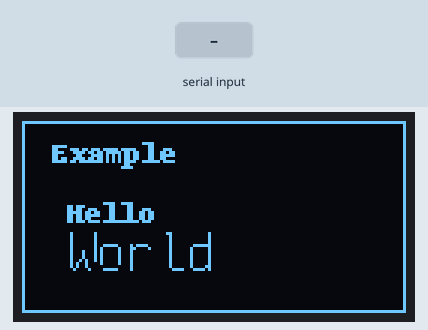
Simulated run of this program. Board: Raspberry Pi (BCM pin numbers). Shown: 128×64 one-colour display. The inputs (shaded band) are chosen by the test bench. Text uses the font file from the repository; what the program prints to the terminal is not drawn. At 1.5 s the program stops and its outputs stay as they are.

Above: at 1.3 s.
1.4 s: "1" typed at the terminal, then Enter
Timing chart, 0 to 3.0 s (numbered marks = the images above; inputs shaded):
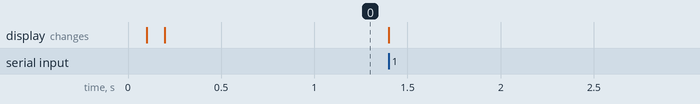

The program:

ssd1306-demo.py
```python
# Install with:
# sudo apt-get install -y python3-dev python3-pip libfreetype6-dev libjpeg-dev build-essential
# sudo -H pip3 install --upgrade luma.oled
#
# Run with:
#

from luma.core.interface.serial import i2c
from luma.core.render import canvas
from luma.oled.device import ssd1306, ssd1325, ssd1331, sh1106
import time
from PIL import ImageFont, ImageDraw

serial = i2c(port=1, address=0x3C)
device = ssd1306(serial, rotate=0)

# Box and text rendered in portrait mode
with canvas(device) as draw:
    draw.rectangle(device.bounding_box, outline="white", fill="black")
    font = ImageFont.load_default()
    draw.text((10, 5), "Example", fill="white", font=font)
    draw.text((15, 25), "Hello", fill="white", font=font)
    font = ImageFont.truetype('./FreePixel.ttf', 20)
    draw.text((15, 35), "World", fill="white", font=font)
input("Press Enter to exit...")
```
